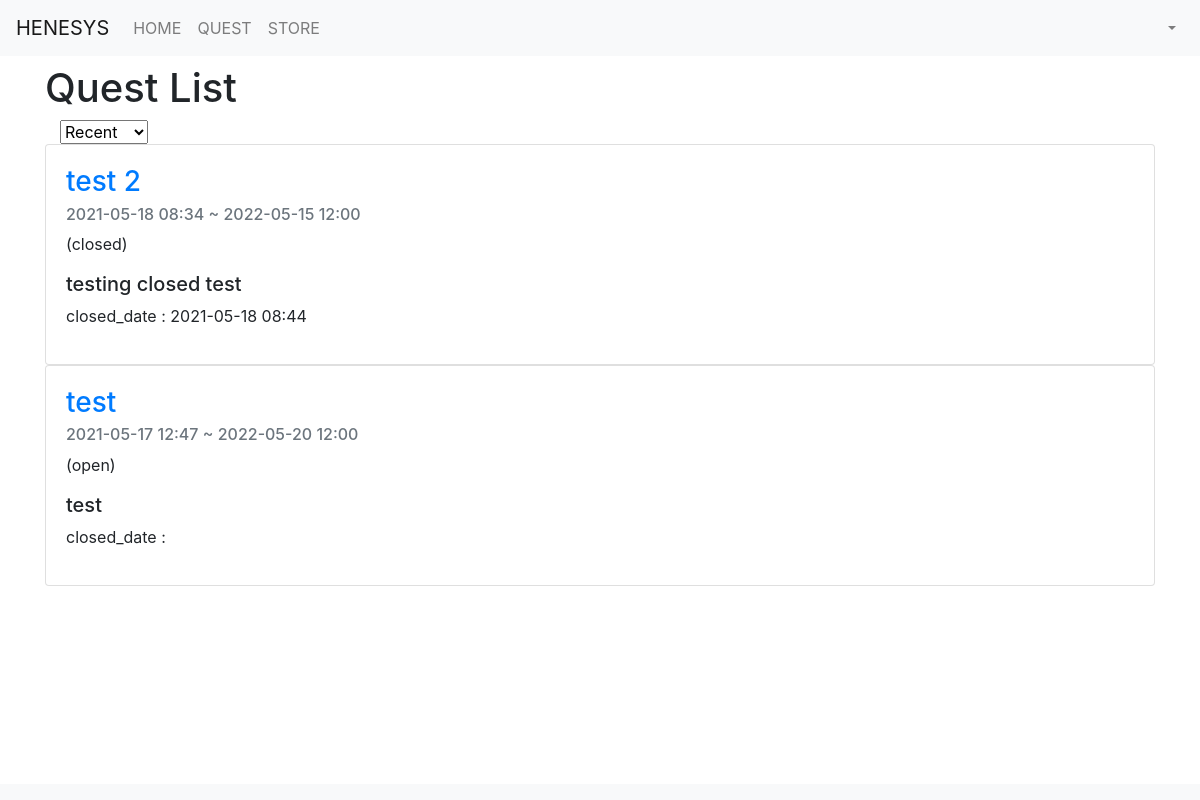
/quest/display_questlist/, run on an earlier commit of the app's database.
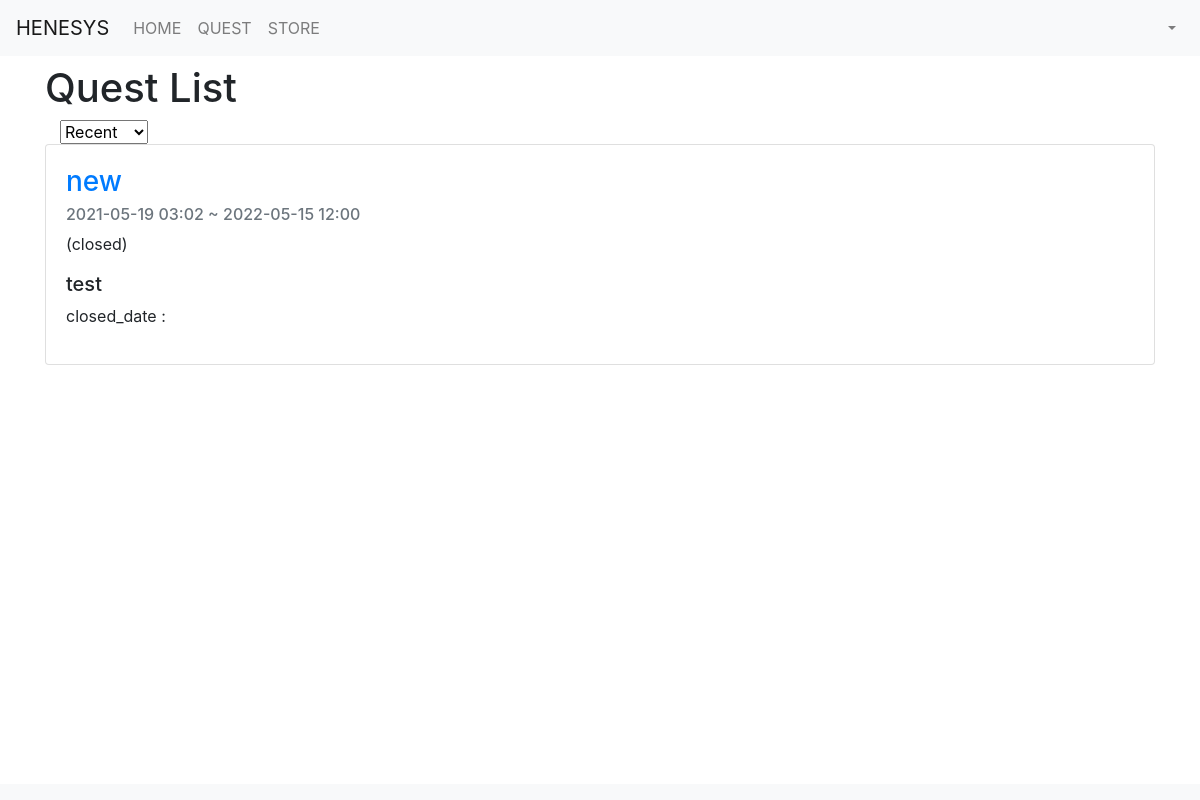
And on a later commit of the database.
### quest/models.py (models this page shows, shortened)
class Quest(models.Model):
    questname = models.CharField(max_length=50)
    contents = models.TextField()
    stars = models.PositiveBigIntegerField()
    mana = models.PositiveBigIntegerField()
    status = models.CharField(max_length=50)
    pub_date = models.DateTimeField()
    closed_date = models.DateTimeField(null=True, blank=True)
    due_date = models.DateTimeField(null=True, blank=True)
    tag = TaggableManager()

### quest/views.py (the view)
# urls.py: path('display_questlist/', views.display_questlist, name='display_questlist'),
def display_questlist(request):
   questlist = Quest.objects.all()
   sort = request.GET.get('sort', '')
   if sort == 'open':
        questlist = Quest.objects.filter(status='open').order_by('-pub_date')
   elif sort == 'closed':
        questlist = Quest.objects.filter(status='closed').order_by('-pub_date')
   elif sort == 'review':
        questlist = Quest.objects.filter(status='review').order_by('-pub_date')
   elif sort == 'rejected':
        questlist = Quest.objects.filter(status='rejected').order_by('-pub_date')
   else:
        questlist = Quest.objects.order_by('-pub_date')
   return render(request,'display_questlist.html', {'questlist':questlist, 'sort':sort})

### quest/templates/display_questlist.html (shortened to what this page needs)
{% extends 'base.html' %}
{% block content %}
<div class="container my-3">
    <h1>Quest List</h1>
    <div class="col-2">
        <select onchange="sorting(this);">
            <option value="recent" {% if sort == 'recent' %}selected{% endif %}>Recent</option>
        </select>
    </div>
    <table>
        {% for quest in questlist %}
            <div class="card">
                <div class="card-body">
                    <h3 class="card-title"><a href="{{quest.pk}}">{{quest.questname}}</a></h3>
                    <h6 class="card-subtitle mb-2 text-muted">{{quest.pub_date|date:"Y-m-d H:i"}} ~ {{quest.due_date|date:"Y-m-d H:i"}}</h6>
                    <p class="card-text">
                        ({{quest.status}})<br>
                        <h5>{{quest.contents}}</h5>
                        closed_date : {{quest.closed_date|date:"Y-m-d H:i"}}<br>
                    </p>
                </div>
            </div>
        {% endfor %}
    </table>
</div>
<nav class="navbar fixed-bottom navbar-expand-lg navbar-light bg-light">
</nav>
{% endblock %}

### templates/base.html (shortened to what this page needs)
{% load static %}
<!DOCTYPE html>
<body>
    {% include "navbar.html" %}
    <br><br>
    <div id="content">
      {% block content %}{% endblock %}
    </div>
    <link rel="stylesheet" href="https://stackpath.bootstrapcdn.com/bootstrap/4.4.1/css/bootstrap.min.css">
</body>

### templates/navbar.html (shortened to what this page needs)
{% load active_link_tags %}
<nav class="navbar fixed-top navbar-expand-lg navbar-light bg-light">
    <a class="navbar-brand" href="{% url 'home' %}">HENESYS</a>
    <div id="navbarNav">
      <ul class="navbar-nav">
        <li class="nav-item {% active_link 'home' 'active' %}">
            <a class="nav-link" href="{% url 'home' %}">HOME</a>
        </li>
        <li class="nav-item {% active_link 'display_questlist' 'active' %}">
          <a class="nav-link" href="{% url 'display_questlist' %}">QUEST</a>
        </li>
        <li class="nav-item {% active_link '' 'active' %}">
          <a class="nav-link" href="#">STORE</a>
        </li>
      </ul>
    </div>
    <div class="collapse navbar-collapse" id="mainMenu">
      <ul class="navbar-nav ml-auto">
        <li class="nav-item dropdown">
          <a class="nav-link dropdown-toggle" href="#" id="userMenu" data-toggle="dropdown" aria-haspopup="true" aria-expanded="false">
          </a>
  </nav>

What changed in the data, as far as the page shows it:
removed Quest: questname "test 2", pub_date "2021-05-18 08:34", due_date "2022-05-15 12:00", status "closed", contents "testing closed test", closed_date "2021-05-18 08:44"
removed Quest: questname "test", pub_date "2021-05-17 12:47", due_date "2022-05-20 12:00", status "open", contents "test"
added Quest: questname "new", pub_date "2021-05-19 03:02", due_date "2022-05-15 12:00", status "closed", contents "test"
